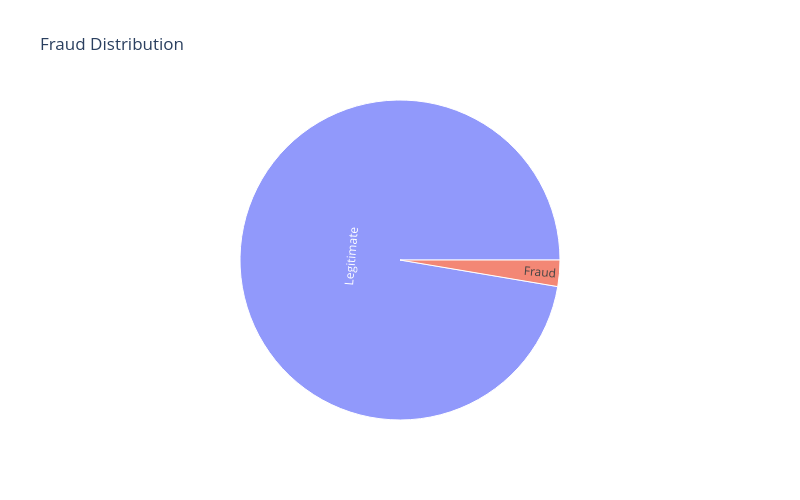

Notebook cell for this chart:
### Code cell
# Visulization of the target variable
fraud_distribution = (merged_data["is_fraud"].value_counts(normalize=True).mul(100).round(2).reset_index())

fraud_distribution.columns = ["is_fraud", "proportion"]

# Convert fraud codes to meaningful labels
fraud_distribution["is_fraud"] = fraud_distribution["is_fraud"].map({0: "Legitimate", 1: "Fraud"})

fig = px.sunburst(fraud_distribution, path=["is_fraud"], values="proportion", title="Fraud Distribution")

fig.update_layout(plot_bgcolor="white", paper_bgcolor="white", showlegend=False,  width=800, height=500,)

fig.show()

### Figure 1 — Plotly figure (JSON) as saved in the notebook; plotly's stock layout.template omitted (floating-point values rounded to 4 significant figures)
{"data": [{"branchvalues": "total", "domain": {"x": [0, 1], "y": [0, 1]}, "hovertemplate": "labels=%{label}<br>proportion=%{value}<br>parent=%{parent}<br>id=%{id}<extra></extra>", "ids": ["Legitimate", "Fraud"], "labels": ["Legitimate", "Fraud"], "name": "", "parents": ["", ""], "type": "sunburst", "values": [97.34, 2.66]}], "layout": {"height": 500, "legend": {"tracegroupgap": 0}, "paper_bgcolor": "white", "plot_bgcolor": "white", "showlegend": false, "title": {"text": "Fraud Distribution"}, "width": 800}}
